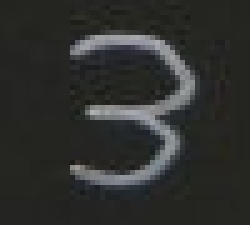
#> input picture code/day06/code/captured_images/roi_20250729_144125.bmp, 50 x 45 px (shown 5 times larger)
$ python 05_load_number_img.py
#> lines starting #> are read from the running program, lines starting #| are printed output that depends on the picture; after the words box and inside, x2 and y2 are one past the last pixel; in counts of white or black regions, pixels touching at a corner belong together
import cv2
import numpy as np
import os

def load_and_process_image(image_path, target_size=(28, 28)):
    """
    加载图像并处理为指定尺寸的灰度图像

    Args:
        image_path: 图像文件路径
        target_size: 目标尺寸 (width, height)

    Returns:
        numpy.ndarray: 处理后的灰度图像数组
    """
    print(f"=== 图像处理程序 ===")
    print(f"目标图像: {image_path}")
    print(f"目标尺寸: {target_size[0]}x{target_size[1]} 像素")
    print()

    # 检查文件是否存在
    if not os.path.exists(image_path):
        print(f"错误：文件不存在 - {image_path}")
        return None

    try:
        # 读取图像
        print("正在读取图像...")
        image = cv2.imread(image_path)

        if image is None:
            print(f"错误：无法读取图像文件 - {image_path}")
            print("请检查文件格式是否正确")
            return None

        print(f"原始图像尺寸: {image.shape[1]}x{image.shape[0]} 像素")
        print(f"原始图像通道数: {image.shape[2]}")

        # 转换为灰度图像
        print("转换为灰度图像...")
        gray_image = cv2.cvtColor(image, cv2.COLOR_BGR2GRAY)
        print(f"灰度图像尺寸: {gray_image.shape[1]}x{gray_image.shape[0]} 像素")
        print(f"灰度图像像素值范围: {gray_image.min()} - {gray_image.max()}")

        # 缩放到目标尺寸
        print(f"缩放图像到 {target_size[0]}x{target_size[1]} 像素...")
        resized_image = cv2.resize(gray_image, target_size, interpolation=cv2.INTER_AREA)

        print(f"缩放后图像尺寸: {resized_image.shape[1]}x{resized_image.shape[0]} 像素")
        print(f"缩放后像素值范围: {resized_image.min()} - {resized_image.max()}")

        return resized_image

    except Exception as e:
        print(f"处理图像时发生错误: {e}")
        return None

def enhance_contrast_filter(image_array, black_threshold=40, white_threshold=100):
    """
    对比度增强滤波算法

    Args:
        image_array: 输入图像数组
        black_threshold: 黑色阈值，低于此值的像素设为0
        white_threshold: 白色阈值，高于此值的像素按比例放大

    Returns:
        numpy.ndarray: 处理后的图像数组
    """
    if image_array is None:
        return None

    # 创建输出数组的副本
    filtered_array = image_array.copy().astype(np.float32)

    print(f"\n=== 对比度增强滤波 ===")
    print(f"黑色阈值: {black_threshold} (低于此值设为0)")
    print(f"白色阈值: {white_threshold} (高于此值按比例放大)")

    # 统计原始像素分布
    black_pixels_before = np.sum(image_array <= black_threshold)
    white_pixels_before = np.sum(image_array >= white_threshold)
    middle_pixels_before = np.sum((image_array > black_threshold) & (image_array < white_threshold))

    print(f"\n处理前像素分布:")
    print(f"  黑色区域 (≤{black_threshold}): {black_pixels_before} 个像素")
    print(f"  中间区域 ({black_threshold+1}-{white_threshold-1}): {middle_pixels_before} 个像素")
    print(f"  白色区域 (≥{white_threshold}): {white_pixels_before} 个像素")

    # 1. 将低于黑色阈值的像素设为0
    filtered_array[filtered_array <= black_threshold] = 0

    # 2. 对高于白色阈值的像素进行比例放大
    # 使用线性映射：将[white_threshold, 255]映射到[white_threshold, 255]
    # 但增加对比度，使用更陡峭的映射曲线
    white_mask = image_array >= white_threshold
    if np.any(white_mask):
        # 计算放大因子，确保最大值不超过255
        max_original = image_array[white_mask].max()
        if max_original > white_threshold:
            # 使用非线性映射增强对比度
            # 公式: new_value = white_threshold + (old_value - white_threshold) * scale_factor
            scale_factor = (255 - white_threshold) / (max_original - white_threshold)
            # 增加对比度，使用1.2倍的放大系数，但确保不超过255
            enhanced_scale = min(scale_factor * 1.2, (255 - white_threshold) / (max_original - white_threshold))

            filtered_array[white_mask] = white_threshold + (filtered_array[white_mask] - white_threshold) * enhanced_scale

    # 3. 中间值保持不变或轻微调整
    # 对中间值应用轻微的对比度增强
    middle_mask = (image_array > black_threshold) & (image_array < white_threshold)
    if np.any(middle_mask):
        # 对中间值应用S曲线增强对比度
        middle_values = filtered_array[middle_mask]
        # 归一化到0-1范围
        normalized = (middle_values - black_threshold) / (white_threshold - black_threshold)
        # 应用S曲线 (sigmoid-like)
        enhanced = 0.5 * (1 + np.tanh(4 * (normalized - 0.5)))
        # 映射回原始范围
        filtered_array[middle_mask] = black_threshold + enhanced * (white_threshold - black_threshold)

    # 确保所有值都在0-255范围内
    filtered_array = np.clip(filtered_array, 0, 255)

    # 转换回整数类型
    filtered_array = filtered_array.astype(np.uint8)

    # 统计处理后的像素分布
    black_pixels_after = np.sum(filtered_array == 0)
    white_pixels_after = np.sum(filtered_array >= white_threshold)
    middle_pixels_after = np.sum((filtered_array > 0) & (filtered_array < white_threshold))

    print(f"\n处理后像素分布:")
    print(f"  纯黑色 (=0): {black_pixels_after} 个像素")
    print(f"  中间区域 (1-{white_threshold-1}): {middle_pixels_after} 个像素")
    print(f"  白色区域 (≥{white_threshold}): {white_pixels_after} 个像素")

    print(f"\n滤波效果:")
    print(f"  原始像素值范围: {image_array.min()} - {image_array.max()}")
    print(f"  滤波后像素值范围: {filtered_array.min()} - {filtered_array.max()}")
    print(f"  对比度增强: {(filtered_array.max() - filtered_array.min()) / (image_array.max() - image_array.min()):.2f}x")

    return filtered_array

def print_pixel_array(image_array, title="像素数组"):
    """
    打印像素数组的详细信息

    Args:
        image_array: 图像数组
        title: 打印标题
    """
    if image_array is None:
        print("错误：图像数组为空")
        return

    print(f"\n=== {title} ===")
    print(f"数组形状: {image_array.shape}")
    print(f"数据类型: {image_array.dtype}")
    print(f"像素值范围: {image_array.min()} - {image_array.max()}")
    print(f"数组大小: {image_array.size} 个像素")

    print("\n完整像素数组:")
    print("(每行代表图像的一行，每个数字代表一个像素的灰度值)")
    print("(0=黑色, 255=白色)")
    print("-" * 60)

    # 打印数组，每行显示图像的一行
    for i, row in enumerate(image_array):
        print(f"第{i+1:2d}行: ", end="")
        for j, pixel in enumerate(row):
            print(f"{pixel:3d}", end=" ")
        print()  # 换行

    print("-" * 60)

    # 统计信息
    print(f"\n统计信息:")
    print(f"  平均像素值: {image_array.mean():.2f}")
    print(f"  标准差: {image_array.std():.2f}")
    print(f"  黑色像素(0-50): {np.sum((image_array >= 0) & (image_array <= 50))} 个")
    print(f"  灰色像素(51-200): {np.sum((image_array > 50) & (image_array <= 200))} 个")
    print(f"  白色像素(201-255): {np.sum((image_array > 200) & (image_array <= 255))} 个")

def save_array_to_file(image_array, filename="pixel_array.txt"):
    """
    将像素数组保存到文本文件

    Args:
        image_array: 图像数组
        filename: 保存的文件名
    """
    if image_array is None:
        print("错误：无法保存空数组")
        return

    try:
        with open(filename, 'w', encoding='utf-8') as f:
            f.write(f"# 28x28像素灰度图像数组\n")
            f.write(f"# 图像尺寸: {image_array.shape[1]}x{image_array.shape[0]}\n")
            f.write(f"# 像素值范围: {image_array.min()} - {image_array.max()}\n")
            f.write(f"# 0=黑色, 255=白色\n")
            f.write("\n")

            # 写入数组数据
            for i, row in enumerate(image_array):
                f.write(f"# 第{i+1}行\n")
                for j, pixel in enumerate(row):
                    f.write(f"{pixel:3d}")
                    if j < len(row) - 1:
                        f.write(", ")
                f.write("\n")

            # 写入统计信息
            f.write(f"\n# 统计信息\n")
            f.write(f"# 平均像素值: {image_array.mean():.2f}\n")
            f.write(f"# 标准差: {image_array.std():.2f}\n")
            f.write(f"# 黑色像素(0-50): {np.sum((image_array >= 0) & (image_array <= 50))}\n")
            f.write(f"# 灰色像素(51-200): {np.sum((image_array > 50) & (image_array <= 200))}\n")
            f.write(f"# 白色像素(201-255): {np.sum((image_array > 200) & (image_array <= 255))}\n")

        print(f"\n像素数组已保存到文件: {filename}")

    except Exception as e:
        print(f"保存文件时发生错误: {e}")

def visualize_processed_image(original_path, processed_array, filtered_array=None):
    """
    可视化处理前后的图像对比

    Args:
        original_path: 原始图像路径
        processed_array: 处理后的图像数组
        filtered_array: 滤波后的图像数组（可选）
    """
    if processed_array is None:
        print("无法显示图像：处理后的数组为空")
        return

    try:
        # 读取原始图像
        original = cv2.imread(original_path)
        if original is None:
            print("无法读取原始图像进行对比")
            return

        # 转换原始图像为灰度
        original_gray = cv2.cvtColor(original, cv2.COLOR_BGR2GRAY)

        # 创建显示窗口
        print("\n显示图像对比 (按任意键关闭窗口)")

        # 显示原始图像
        cv2.imshow("1. Original Image", original_gray)

        # 显示处理后的图像
        cv2.imshow("2. Resized 28x28 Image", processed_array)

        # 放大显示处理后的图像以便观察
        enlarged = cv2.resize(processed_array, (280, 280), interpolation=cv2.INTER_NEAREST)
        cv2.imshow("3. Resized 28x28 (Enlarged)", enlarged)

        # 如果有滤波后的图像，也显示出来
        if filtered_array is not None:
            cv2.imshow("4. Filtered 28x28 Image", filtered_array)

            # 放大显示滤波后的图像
            filtered_enlarged = cv2.resize(filtered_array, (280, 280), interpolation=cv2.INTER_NEAREST)
            cv2.imshow("5. Filtered 28x28 (Enlarged)", filtered_enlarged)

            # 创建对比图像
            comparison = np.hstack([enlarged, filtered_enlarged])
            cv2.imshow("6. Before vs After Filter Comparison", comparison)

        # 等待按键
        cv2.waitKey(0)
        cv2.destroyAllWindows()

    except Exception as e:
        print(f"显示图像时发生错误: {e}")

def main():
    """
    主函数
    """
    # 图像文件路径
    image_path = "captured_images/roi_20250729_144125.bmp"

    # 备选路径（如果图像在mnist目录下）
    alternative_path = "mnist/roi_20250729_144125.bmp"

    # 检查哪个路径存在
    if os.path.exists(image_path):
        target_path = image_path
    elif os.path.exists(alternative_path):
        target_path = alternative_path
    else:
        print("错误：找不到图像文件！")
        print(f"已检查路径:")
        print(f"  - {image_path}")
        print(f"  - {alternative_path}")
        print("\n请确保图像文件存在于以上路径之一")
        return

    # 处理图像
    processed_image = load_and_process_image(target_path, (28, 28))
#> in load_and_process_image, image is the input picture: shape (45, 50, 3); mean B, G, R 45.6, 47.8, 46.6
#| 原始图像尺寸: 50x45 像素
#| 原始图像通道数: 3
#| 灰度图像尺寸: 50x45 像素
#| 灰度图像像素值范围: 26 - 177
#> in load_and_process_image, `resized_image = cv2.resize(gray_image, target_size, interpolation=cv2...`:
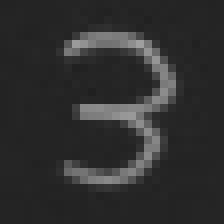
#> resized_image: shape (28, 28) (shown 8 times larger); min 32, max 159, mean 47.2
#| 缩放后图像尺寸: 28x28 像素
#| 缩放后像素值范围: 32 - 159

    if processed_image is not None:
        # 打印原始像素数组
        print_pixel_array(processed_image, "28x28灰度像素数组（原始）")
#| 数组形状: (28, 28)
#| 数据类型: uint8
#| 像素值范围: 32 - 159
#| 数组大小: 784 个像素
#> the loop in print_pixel_array, `for i, row in enumerate(image_array):` made 28 passes
#| 第 1行:  35  35  36  36  36  36  36  37  37  37  38  37  36  37  38  36  37  37  37  37  36  37  36  36  36  36  35  36
#| 第 2行:  36  36  37  36  36  36  36  36  37  39  36  37  35  34  37  38  35  35  37  36  37  36  36  36  37  37  36  36
#| 第 3行:  37  37  37  36  36  36  36  36  37  39  40  36  35  40  37  38  37  37  33  37  36  35  36  37  37  37  36  36
#| 第 4行:  37  37  36  35  35  36  37  37  37  38  37  44  46  48  42  42  39  35  38  37  37  38  37  37  37  37  36  37
#| 第 5行:  36  37  35  34  35  36  38  38  36  57 103 121 127 128 124 124 105  72  41  39  36  39  39  38  36  36  37  37
#| 第 6行:  36  37  37  37  37  36  36  40  90 155 145 128 114 114 116 127 142 159 120  53  37  38  36  38  33  38  36  36
#| 第 7行:  35  36  36  37  39  37  37  50 121 109  69  56  47  44  46  55  66  98 147 108  44  38  37  38  36  36  36  36
#| 第 8行:  35  35  35  37  38  37  37  39  50  47  42  43  39  36  36  39  38  46 104 149  83  41  39  36  37  37  36  36
#> (further printed lines are left out)
#|   平均像素值: 47.16
#|   标准差: 27.13
#|   黑色像素(0-50): 669 个
#|   灰色像素(51-200): 115 个
#|   白色像素(201-255): 0 个

        # 应用对比度增强滤波
        filtered_image = enhance_contrast_filter(processed_image, black_threshold=40, white_threshold=100)
#> in enhance_contrast_filter, `black_pixels_before = np.sum(image_array <= black_threshold)`: black_pixels_before = 627
#> in enhance_contrast_filter, `white_pixels_before = np.sum(image_array >= white_threshold)`: white_pixels_before = 75
#> in enhance_contrast_filter, `middle_pixels_before = np.sum((image_array > black_threshold) & (image..`: middle_pixels_before = 82
#|   黑色区域 (≤40): 627 个像素
#|   中间区域 (41-99): 82 个像素
#|   白色区域 (≥100): 75 个像素
#> in enhance_contrast_filter, `filtered_array[filtered_array <= black_threshold] = 0`:
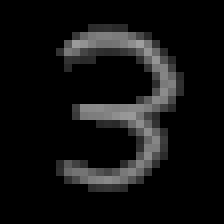
#> filtered_array: shape (28, 28) float32 (shown 8 times larger); min 0, max 159, mean 18
#> in enhance_contrast_filter, `white_mask = image_array >= white_threshold`:
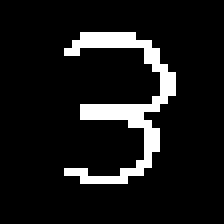
#> white_mask: shape (28, 28) bool (shown 8 times larger); 9.6% white in thin lines or dots, all inside (x1, y1, x2, y2) = (8, 4, 22, 23)
#> in enhance_contrast_filter, `max_original = image_array[white_mask].max()`: max_original = 159
#> in enhance_contrast_filter, `scale_factor = (255 - white_threshold) / (max_original - white_thresho..`: scale_factor = 2.63
#> in enhance_contrast_filter, `filtered_array[white_mask] = white_threshold + (filtered_array[white_m..`:
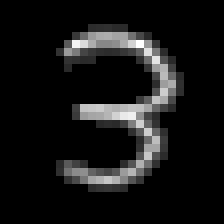
#> filtered_array: shape (28, 28) float32 (shown 8 times larger); 9.57% of pixels changed, all inside (x1, y1, x2, y2) = (8, 4, 22, 23)
#> in enhance_contrast_filter, `middle_mask = (image_array > black_threshold) & (image_array < white_t..`:
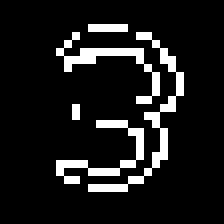
#> middle_mask: shape (28, 28) bool (shown 8 times larger); 10.5% white in thin lines or dots, all inside (x1, y1, x2, y2) = (7, 3, 23, 24)
#> in enhance_contrast_filter, `middle_values = filtered_array[middle_mask]`: middle_values = 82 values, max 99 at index 68, min 41 at index 7, mean 57.82
#> in enhance_contrast_filter, `normalized = (middle_values - black_threshold) / (white_threshold - bl..`: normalized = 82 values, max 0.983 at index 68, min 0.0167 at index 7, mean 0.297
#> in enhance_contrast_filter, `enhanced = 0.5 * (1 + np.tanh(4 * (normalized - 0.5)))`: enhanced = 82 values, max 0.98 at index 68, min 0.0205 at index 7, mean 0.266
#> in enhance_contrast_filter, `filtered_array[middle_mask] = black_threshold + enhanced * (white_thre..`: filtered_array: shape (28, 28) float32; 10.33% of pixels changed, all inside (x1, y1, x2, y2) = (7, 3, 23, 24)
#> in enhance_contrast_filter, `black_pixels_after = np.sum(filtered_array == 0)`: black_pixels_after = 627
#> in enhance_contrast_filter, `white_pixels_after = np.sum(filtered_array >= white_threshold)`: white_pixels_after = 75
#> in enhance_contrast_filter, `middle_pixels_after = np.sum((filtered_array > 0) & (filtered_array < ..`: middle_pixels_after = 82
#|   纯黑色 (=0): 627 个像素
#|   中间区域 (1-99): 82 个像素
#|   白色区域 (≥100): 75 个像素
#|   原始像素值范围: 32 - 159
#|   滤波后像素值范围: 0 - 255
#|   对比度增强: 2.01x

        if filtered_image is not None:
            # 打印滤波后的像素数组
            print_pixel_array(filtered_image, "28x28灰度像素数组（滤波后）")
#| 数组形状: (28, 28)
#| 数据类型: uint8
#| 像素值范围: 0 - 255
#| 数组大小: 784 个像素
#> the loop in print_pixel_array (call 2), `for i, row in enumerate(image_array):` made 28 passes
#| 第 1行:   0   0   0   0   0   0   0   0   0   0   0   0   0   0   0   0   0   0   0   0   0   0   0   0   0   0   0   0
#| 第 2行:   0   0   0   0   0   0   0   0   0   0   0   0   0   0   0   0   0   0   0   0   0   0   0   0   0   0   0   0
#| 第 3行:   0   0   0   0   0   0   0   0   0   0   0   0   0   0   0   0   0   0   0   0   0   0   0   0   0   0   0   0
#| 第 4行:   0   0   0   0   0   0   0   0   0   0   0  41  42  43  41  41   0   0   0   0   0   0   0   0   0   0   0   0
#| 第 5行:   0   0   0   0   0   0   0   0   0  49 107 155 170 173 163 163 113  73  41   0   0   0   0   0   0   0   0   0
#| 第 6行:   0   0   0   0   0   0   0   0  96 244 218 173 136 136 142 170 210 255 152  45   0   0   0   0   0   0   0   0
#| 第 7行:   0   0   0   0   0   0   0  43 155 123  68  48  42  41  42  47  62  98 223 121  41   0   0   0   0   0   0   0
#| 第 8行:   0   0   0   0   0   0   0   0  43  42  41  41   0   0   0   0   0  42 110 228  90  41   0   0   0   0   0   0
#> (further printed lines are left out)

            # 保存原始和滤波后的数组到文件
            save_array_to_file(processed_image, "roi_28x28_pixel_array_original.txt")
#> the loop in save_array_to_file, `for i, row in enumerate(image_array):` made 28 passes
            save_array_to_file(filtered_image, "roi_28x28_pixel_array_filtered.txt")
#> the loop in save_array_to_file (call 2), `for i, row in enumerate(image_array):` made 28 passes

            # 可视化图像对比
            visualize_processed_image(target_path, processed_image, filtered_image)
#> in visualize_processed_image, `comparison = np.hstack([enlarged, filtered_enlarged])`:
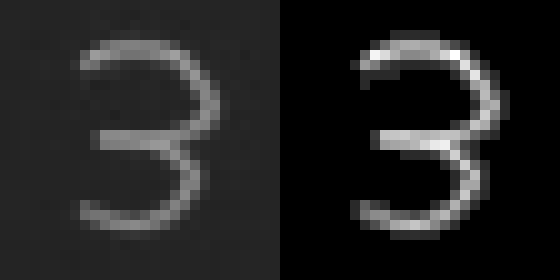
#> comparison: shape (280, 560); min 0, max 255, mean 34.4

            print("\n处理完成！")
            print("说明：")
            print("- 像素值0表示黑色")
            print("- 像素值255表示白色")
            print("- 中间值表示不同程度的灰色")
            print("- 原始数组已保存到 roi_28x28_pixel_array_original.txt")
            print("- 滤波后数组已保存到 roi_28x28_pixel_array_filtered.txt")
            print("\n滤波算法说明：")
            print("- 像素值 ≤ 40：设为0（纯黑色）")
            print("- 像素值 ≥ 100：按比例放大增强对比度")
            print("- 中间值：应用S曲线增强对比度")
        else:
            print("滤波处理失败！")
    else:
        print("图像处理失败！")

if __name__ == "__main__":
    main()
